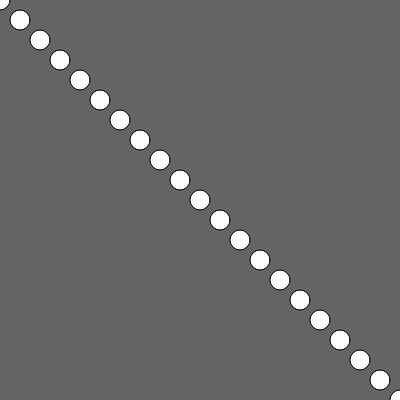
Frame 1 (no input)
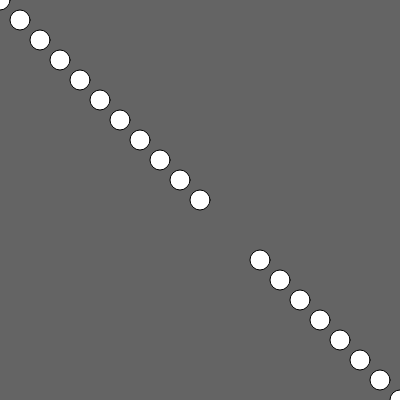
Frame 60 (no input)
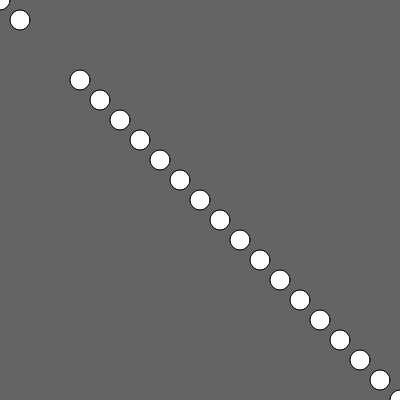
Frame 120 (the mouse pressed at the canvas centre since frame 60)

The p5.js sketch that drew these frames (run headless with seeded random() and noise() and a simulated clock; from frame 60 on, the mouse is pressed at the canvas centre):

// p5.js sketch
// ── sketch.js
class Plane {
  /** @param {Number} x
   *  @param {Number} y
   */
  constructor(x, y) {
    this.#x = x
    this.#y = y
  }

  /** @description draws the plane to the screen
   */
  draw() {
    ellipse(this.#x, this.#y, 20, 20)
  }

  /** @description updates the position of the plane
   */
  update() {
    this.#x += 20
    this.#y += 20

    if (this.#x > 420) {
      this.#x = -20
    }
    if (this.#y > 420) {
      this.#y = -20
    }
  }

  /** @type Number 
   *  @description the x-coordinate of the plane
   */
  #x

  /** @type Number 
   *  @description the y-coordinate of the plane
   */
  #y
}

/** @type Plane[] */
const planes = []

function setup () {
  createCanvas(400, 400)
  Array(21).fill(0).map((_, i) => {
    planes.push(new Plane(i * 20, i * 20))
  })
}

function draw () {
  background(100)

  planes.forEach(plane => {
    plane.draw()
    plane.update()
  })
}
